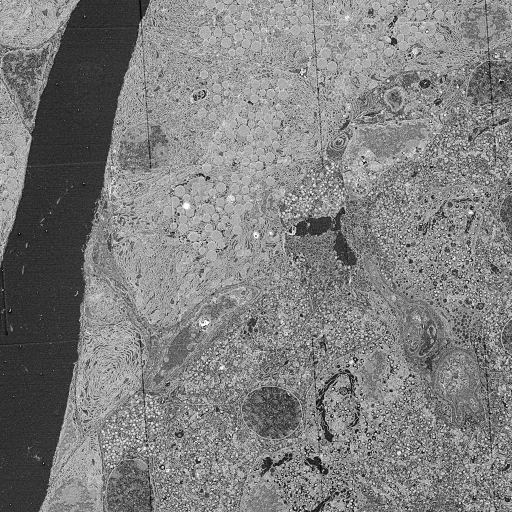
#> input picture data_tensor/EM/1_1_3.png, 1024 x 1024 px, given as the content of the folder X:/BEP_data/RL010/Hoechst_predicted/Collected, which was not available (shown at 1/2 size)
$ python Start_over.py   (older library calls are emulated)
#> lines starting #> are read from the running program, lines starting #| are printed output that depends on the picture; after the words box and inside, x2 and y2 are one past the last pixel; in counts of white or black regions, pixels touching at a corner belong together; pictures that were not available may be replaced by others from this repository, and a replacement may not be noted
import numpy as np
import numpy.linalg
import skimage
import cv2
import matplotlib.pyplot as plt
from skimage.filters.rank import entropy
from skimage.morphology import disk
from sklearn.cluster import OPTICS, cluster_optics_dbscan, AgglomerativeClustering, KMeans
from collections import Counter
import tqdm
import data_augments
from glob import glob
from Compare_images import output_IOU

def get_path(img_str, Zlevel=1, type='EM'):
    return_path = 'data/{}/{}/{}.png'.format(type, str(Zlevel), img_str)
    return return_path

def cv2_imread(file_path):
    cv_img = cv2.imdecode(np.fromfile(file_path, dtype=np.uint8), -1)
    return cv_img

def most_frequent(List):
    occurence_count = Counter(List)
    return occurence_count.most_common(1)[0][0]


# [12 lines left out: functions add_generic_line, gib_entropy, not called in this run]


def get_cluster_center(in_list):
    if len(in_list) == 1:
        return in_list[0]
    pos_sum = np.sum(in_list, axis=0)
    return pos_sum / (np.shape(in_list)[0])


def get_image_from_coords(img, coords):
    return_img = img[coords[1]:(coords[1] + coords[3]), coords[0]:(coords[0] + coords[2])]
    return return_img


# [4 lines left out: function add_threshold, not called in this run]


def get_nuclei_pos(ho, kernel, dist_thresh=125):
    ho = cv2.threshold(ho, 0, 255, cv2.THRESH_BINARY + cv2.THRESH_OTSU)[1]
    #
    # cv2.imshow('{}'.format(img_str), ho)
    # cv2.waitKey(0)
    # cv2.destroyAllWindows()

    ho_op = cv2.morphologyEx(ho, cv2.MORPH_OPEN, kernel, iterations=2)
    sure_bg = cv2.dilate(ho_op, kernel, iterations=3)
    dist_trans = cv2.distanceTransform(ho_op, cv2.DIST_L2, 3)
    ret, sure_fg = cv2.threshold(dist_trans, 0.7 * dist_trans.max(), 255, 0)
    sure_fg = np.uint8(sure_fg)

    unknown = cv2.subtract(sure_bg, sure_fg)

    contours, hierarchy = cv2.findContours(unknown, cv2.RETR_EXTERNAL, cv2.CHAIN_APPROX_SIMPLE)

    mass_centres = np.zeros((len(contours), 2), dtype=int)

    for i in range(0, len(contours)):
        M = cv2.moments(contours[i], 0)
        mass_centres[i, 0] = (int(M['m10'] / M['m00']))
        mass_centres[i, 1] = (int(M['m01'] / M['m00']))

    if np.shape(mass_centres)[0] == 1:
        return [get_cluster_center(mass_centres)], [1,2]

    clust = AgglomerativeClustering(None, distance_threshold=dist_thresh)

    clust.fit(mass_centres)
    labels = clust.labels_
    cluster_pos = []

    for i in range(max(labels) + 1):
        pos_list = []
        for j in range(len(labels)):
            if labels[j] == i:
                pos_list.append(mass_centres[j])
        pos_list = np.array(pos_list)
        cluster_pos.append(get_cluster_center(pos_list))

    return cluster_pos, labels


def get_voronoi_pattern(nuclei_pos, resolution=1024, em_img=None, OUTPUT_LIST=False):
    test_div = cv2.Subdiv2D()
    test_div.initDelaunay((0, 0, resolution, resolution))
    test_div.insert(nuclei_pos)
    voronoi_list = test_div.getVoronoiFacetList([])
    if OUTPUT_LIST:
        return voronoi_list

    out_img = np.zeros((resolution, resolution), dtype=np.uint8)

    for i, facet in enumerate(voronoi_list[0]):
        facet = np.array(facet, np.int32)
        facet = facet.reshape((-1, 1, 2))
        cv2.polylines(out_img, [facet], True, 255, 5, cv2.LINE_AA)

    text_img = out_img
    for i in nuclei_pos:
        i = i.astype(int)
        cv2.circle(text_img, (i[0], i[1]), 25, 127, -1)
    cv2.imwrite('imgs/voronoi.png', text_img)

    if em_img is None:
        return out_img
    else:
        return out_img, np.maximum(out_img, em_img)


# [96 lines left out: functions color_k_means, gen_voronoi_masks, get_floodfill, assemble_labels, not called in this run]


def write_weights_masks(EM_address, HO_address, dist, thr_size=1200, truncate=True):
#> called with HO_address = '_only/1_1_3.png', dist = 3.9, thr_size = 1200, truncate = False
    clust_rad = int(1000 / np.power(2, dist))
    img_HO = cv2_imread(HO_address)
#> in cv2_imread, cv_img is the input picture: shape (1024, 1024); min 0, max 255, mean 126.8
    img_EM = cv2_imread(EM_address)
    # img_HO = cv2.cvtColor(img_HO, cv2.COLOR_BGR2GRAY)
    # img_EM = cv2.cvtColor(img_EM, cv2.COLOR_BGR2GRAY)
    if truncate:
        img_HO = add_threshold(img_HO, 701, -50)
        # cv2.imshow('{}'.format(img_str), img_HO)
        # cv2.waitKey()
        # cv2.destroyAllWindows()


    IMG_WIDTH, IMG_HEIGHT = np.shape(img_HO)
#> IMG_WIDTH = 1024; IMG_HEIGHT = 1024

    img_EM_gauss = cv2.GaussianBlur(img_EM, (3, 3), 3)
    img_EM_bil_75 = cv2.bilateralFilter(img_EM, 7, 75, 75)

    # cv2.imwrite('imgs/bilateral.png', img_EM_bil_75)

    img_EM_entropy = entropy(img_EM_gauss, disk(7))
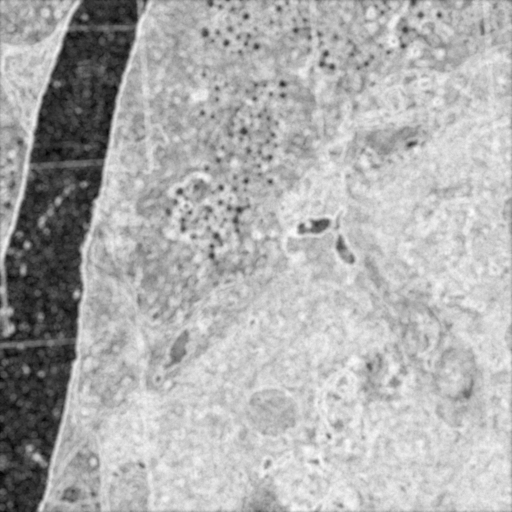
#> img_EM_entropy: shape (1024, 1024) float64 (shown at 1/2 size); min 3.05, max 6.7, mean 5.56; drawn with min black and max white
    img_EM_entropy = img_EM_entropy - np.min(img_EM_entropy)
    img_EM_entropy = img_EM_entropy / np.max(img_EM_entropy)
    img_EM_entropy = 255 * img_EM_entropy
    img_EM_entropy = img_EM_entropy.astype(np.uint8)

    img_EM_laplacian = cv2.Laplacian(img_EM_bil_75, cv2.CV_8U)
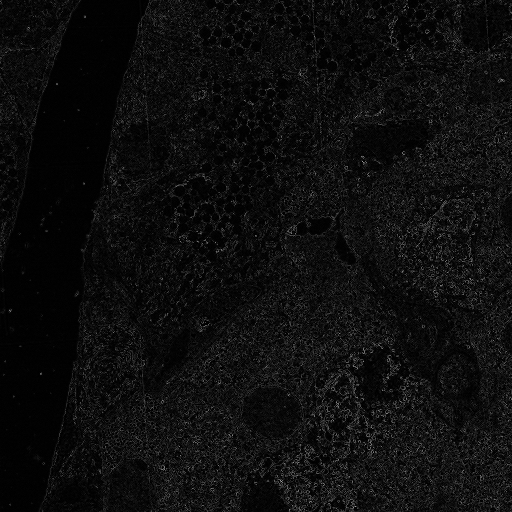
#> img_EM_laplacian: shape (1024, 1024) (shown at 1/2 size); min 0, max 255, mean 13.3

    # cv2.imwrite('imgs/laplacian.png', img_EM_laplacian)
    # cv2.imwrite('imgs/entropy.png', img_EM_entropy)

    cluster_poss, _ = get_nuclei_pos(img_HO, disk(3), dist_thresh=clust_rad)
#> in get_nuclei_pos, `ho = cv2.threshold(ho, 0, 255, cv2.THRESH_BINARY + cv2.THRESH_OTSU)[1]`:
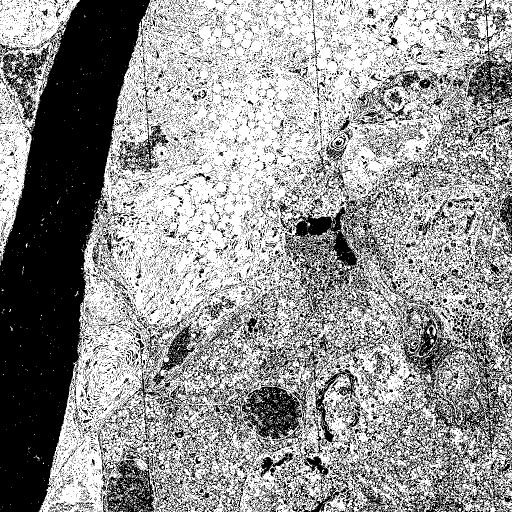
#> ho: shape (1024, 1024) (shown at 1/2 size); 58.4% white; 22608 black regions (21268 under 20 px), largest, box (x1, y1, x2, y2) and area: (0, 0, 301, 1024) 150982, (778, 593, 1024, 1024) 33194, (568, 361, 806, 647) 19072
#> in get_nuclei_pos, `ho_op = cv2.morphologyEx(ho, cv2.MORPH_OPEN, kernel, iterations=2)`:
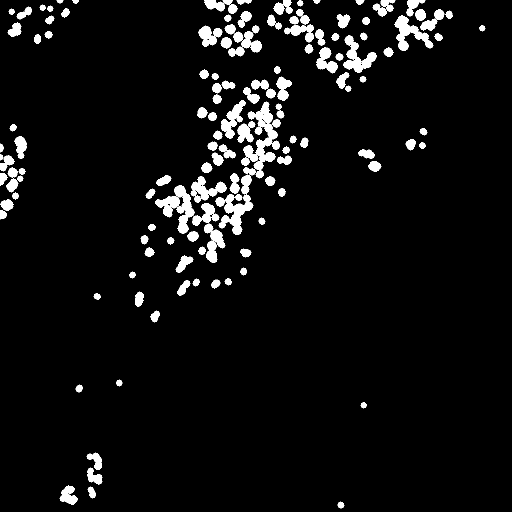
#> ho_op: shape (1024, 1024) (shown at 1/2 size); 5.7% white; 153 white regions, largest, box (x1, y1, x2, y2) and area: (486, 203, 556, 357) 3713, (437, 388, 507, 470) 2404, (789, 31, 867, 102) 2109
#> in get_nuclei_pos, `sure_bg = cv2.dilate(ho_op, kernel, iterations=3)`:
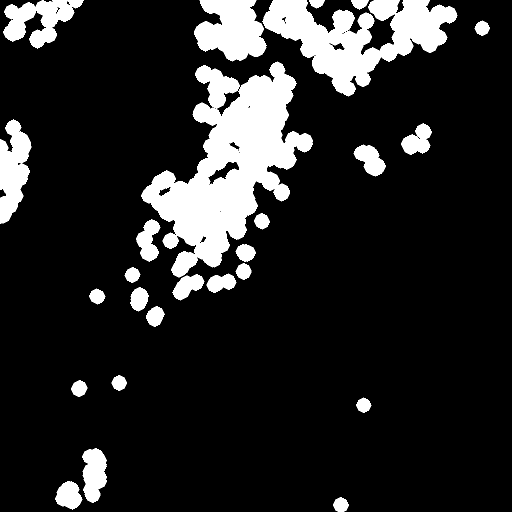
#> sure_bg: shape (1024, 1024) (shown at 1/2 size); 14.7% white; 27 white regions, largest, box (x1, y1, x2, y2) and area: (282, 123, 626, 555) 60256, (525, 0, 915, 193) 34433, (388, 0, 533, 123) 12430
#> in get_nuclei_pos, `dist_trans = cv2.distanceTransform(ho_op, cv2.DIST_L2, 3)`:
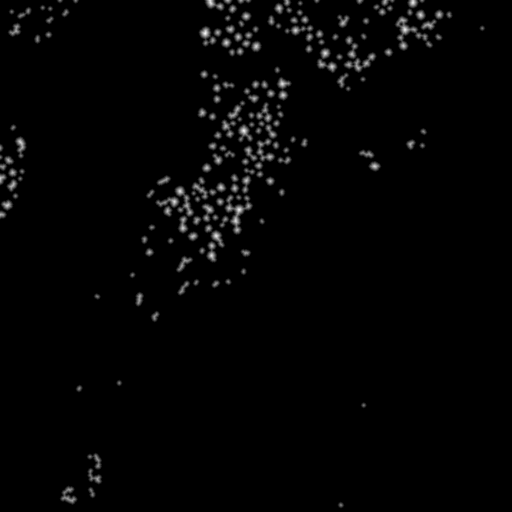
#> dist_trans: shape (1024, 1024) float32 (shown at 1/2 size); min 0, max 11.91, mean 0.191; drawn with min black and max white
#> in get_nuclei_pos, `ret, sure_fg = cv2.threshold(dist_trans, 0.7 * dist_trans.max(), 255, 0)`:
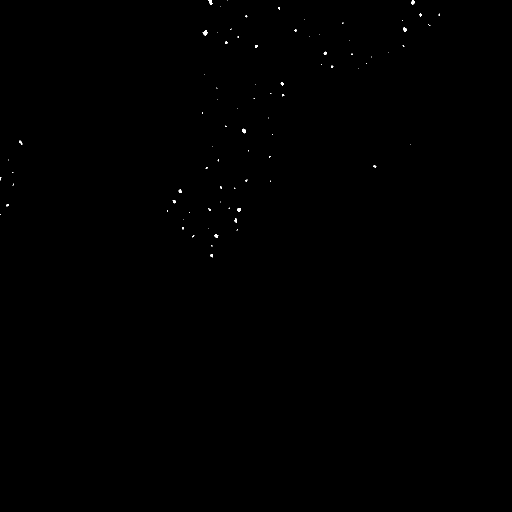
#> sure_fg: shape (1024, 1024) float32 (shown at 1/2 size); 0.09% white; 84 white regions (65 under 20 px), largest, box (x1, y1, x2, y2) and area: (405, 60, 415, 71) 65, (417, 0, 425, 10) 51, (484, 257, 492, 267) 50
#> in get_nuclei_pos, `ret, sure_fg = cv2.threshold(dist_trans, 0.7 * dist_trans.max(), 255, 0)`: ret = 8.34
#> in get_nuclei_pos, `unknown = cv2.subtract(sure_bg, sure_fg)`: unknown: shape (1024, 1024); 14.6% white; 27 white regions
#> in get_nuclei_pos, `contours, hierarchy = cv2.findContours(unknown, cv2.RETR_EXTERNAL, cv2..`: contours = 27 contours; largest, box (x1, y1, x2, y2) and area: (282, 123, 626, 555) 60870, (525, 0, 915, 193) 33842, (388, 0, 533, 123) 12099, (0, 239, 63, 448) 8110, (6, 0, 167, 97) 7628
#> in get_nuclei_pos, `mass_centres = np.zeros((len(contours), 2), dtype=int)`: mass_centres = 27 pairs, first value 0 to 0, second value 0 to 0
#> the loop in get_nuclei_pos, `for i in range(0, len(contours)):` made 27 passes
#> after the loop in get_nuclei_pos, `for i in range(0, len(contours)):`: mass_centres = 27 pairs, first value 26 to 964, second value 6 to 1009
#> after the loop in get_nuclei_pos, `for i in range(max(labels) + 1):`: cluster_pos = [[162, 968.5], [717, 39.5], [293.5, 614.5], [463, 59], [77, 38], [459, 340], [488, 523.5], [433, 169], [633, 6], [26, 339], [264, 549], [296, 481], [681, 1009], [238, 765], [835, 280], [727, 810], [194, 592], [964, 56], [740, 319], [523, 442], [158, 776], [441, 565], [375, 572]]
#> cluster_poss has the same summary as cluster_pos in get_nuclei_pos
    voronoi_img, em_voronoi = get_voronoi_pattern(cluster_poss, em_img=img_EM_bil_75)
    img_EM_clustered = gen_voronoi_masks(img_EM_bil_75, cluster_poss, entropy_EM=img_EM_entropy,
                                         feature_last_img=img_EM_laplacian)

    # cv2.imwrite('imgs/labels.png', img_EM_clustered)
    img_EM_clustered_floodfill = get_floodfill(img_EM_clustered, cluster_poss)
    img_EM_clustered_floodfill = np.where(img_EM_clustered_floodfill == 0, 1.0, 0.0)
    img_EM_clustered_floodfill = (img_EM_clustered_floodfill * 255).astype(np.uint8)
    cnts, _ = cv2.findContours(img_EM_clustered_floodfill, cv2.RETR_EXTERNAL, cv2.CHAIN_APPROX_NONE)

    # cv2.imwrite('imgs/clustered.png', img_EM_clustered_floodfill)

    particles = [cnt for cnt in cnts if cv2.arcLength(cnt, True) < thr_size]

    # particles = [cnt for cnt in particles if cv2.contourArea(cnt) < 10000]
    im = np.zeros((1024,1024), dtype=np.uint8)
    for contour in particles:
        cv2.drawContours(im, [contour], -1, 255, -1)

    return assemble_labels(voronoi_img, im, close_op=True, dilate_op=True)


if __name__ == '__main__':
    database = 'RL010'

    threshold = False

    ini_data_path = 'X:\\BEP_data\\{}\\'.format(database)
    img_list = glob(ini_data_path+'Hoechst_predicted\\Collected\\*.png')

    dist = 3.9

    for HO_address in img_list:
        img_str = HO_address.split('\\')[-1]
        if glob(ini_data_path+'EM\\Collected\\{}'.format(img_str)) != []:
            print('Working on image {}!'.format(img_str))
            EM_address = ini_data_path+'EM\\Collected\\{}'.format(img_str)
#> (the run stopped early here; a loop or call above may not have finished)
